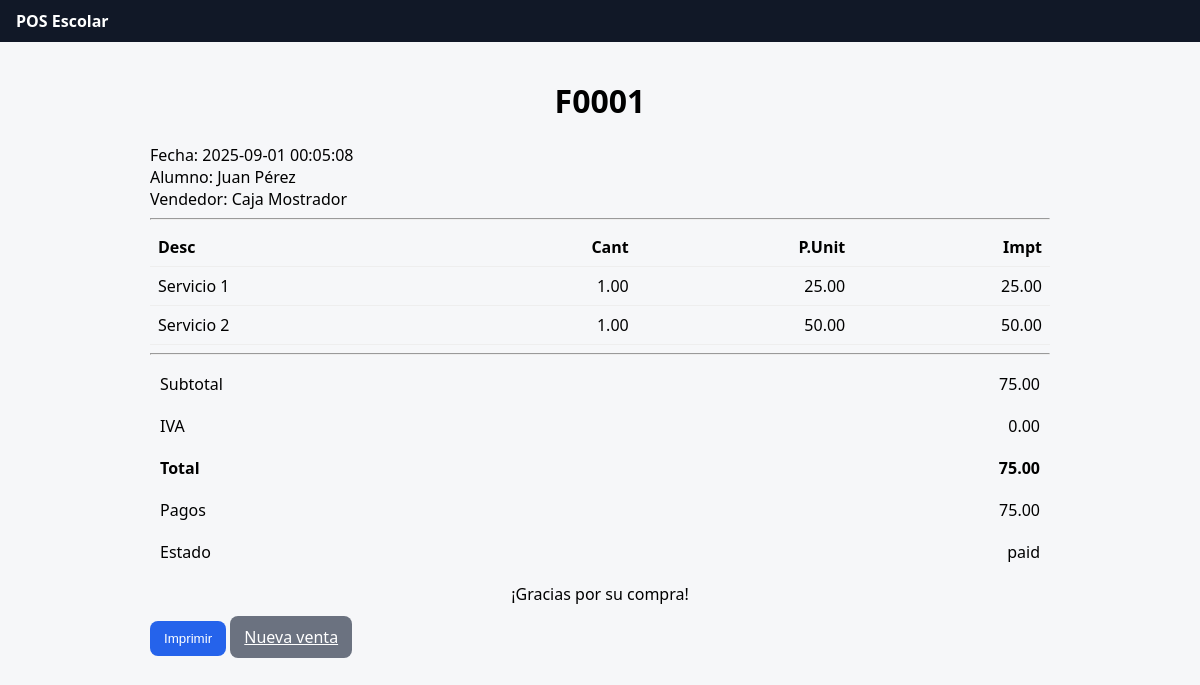
The page /sales/1/ticket on the database its author committed.
### tables this page shows
CREATE TABLE sales (
  id INTEGER PRIMARY KEY AUTOINCREMENT,
  folio TEXT UNIQUE,
  customer_id INTEGER REFERENCES customers(id),
  seller_id   INTEGER REFERENCES sellers(id),
  customer TEXT NOT NULL,
  seller   TEXT NOT NULL,
  subtotal        REAL NOT NULL DEFAULT 0,
  discount_total  REAL NOT NULL DEFAULT 0,
  tax_total       REAL NOT NULL DEFAULT 0,
  total           REAL NOT NULL DEFAULT 0,
  status          TEXT NOT NULL DEFAULT 'paid',
  payment_status  TEXT NOT NULL DEFAULT 'unpaid',
  created_at TEXT NOT NULL DEFAULT (datetime('now','localtime'))
);

CREATE TABLE sale_items (
  id INTEGER PRIMARY KEY AUTOINCREMENT,
  sale_id INTEGER NOT NULL REFERENCES sales(id) ON DELETE CASCADE,
  sku   TEXT REFERENCES products(sku),
  description_snapshot TEXT NOT NULL,
  qty        REAL NOT NULL CHECK (qty > 0),
  unit_price REAL NOT NULL CHECK (unit_price >= 0),
  discount   REAL NOT NULL DEFAULT 0 CHECK (discount >= 0),
  tax_rate   REAL NOT NULL DEFAULT 0.16,
  line_total REAL NOT NULL CHECK (line_total >= 0)
);

### app.py (the view)
    @app.get("/sales/<int:sale_id>/ticket")
    def ticket(sale_id: int):
        sale, items, pays = get_sale(sale_id)
        print(sale)
        if not sale:
            abort(404)
        return render_template("ticket.html", sale=sale, items=items, pays=pays)

### repos/base.py (called while the page is built)
def get_conn() -> sqlite3.Connection:
    conn = sqlite3.connect(DB_PATH)
    conn.row_factory = sqlite3.Row
    for q in PRAGMAS_STARTUP:
        conn.execute(q)
    return conn

def one(cur: sqlite3.Cursor) -> dict | None:
    r = cur.fetchone()
    return dict(r) if r else None

def many(cur: sqlite3.Cursor) -> list[dict]:
    return [dict(r) for r in cur.fetchall()]

### repos/sales.py (called while the page is built)
def get_sale(id_sale: int) -> tuple[dict, list[dict], list[dict]]:
    with get_conn() as conn:
        sale = one(conn.execute("SELECT * FROM sales WHERE id=?", (id_sale,)))
        items = many(conn.execute("SELECT * FROM sale_items WHERE sale_id=? ORDER BY id", (id_sale,)))
        pays  = many(conn.execute("SELECT * FROM payments WHERE sale_id=? ORDER BY id", (id_sale,)))
    return sale, items, pays

### templates/ticket.html (shortened to what this page needs)
{% extends "base.html" %}
{% block content %}
<div class="ticket">
  <h1 style="text-align:center;">{{ sale.folio }}</h1>
  <div>Fecha: {{ sale.created_at }}</div>
  <div>Alumno: {{ sale.customer }}</div>
  <div>Vendedor: {{ sale.seller }}</div>
  <hr/>
  <table>
    <thead><tr><th>Desc</th><th class="right">Cant</th><th class="right">P.Unit</th><th class="right">Impt</th></tr></thead>
    <tbody>
      {% for it in items %}
      <tr>
        <td>{{ it.description_snapshot }}</td>
        <td class="right">{{ '%.2f'|format(it.qty) }}</td>
        <td class="right">{{ '%.2f'|format(it.unit_price) }}</td>
        <td class="right">{{ '%.2f'|format(it.line_total) }}</td>
      </tr>
      {% endfor %}
    </tbody>
  </table>
  <hr/>
  <div class="row"><div>Subtotal</div><div class="right">{{ '%.2f'|format(sale.subtotal) }}</div></div>
  <div class="row"><div>IVA</div><div class="right">{{ '%.2f'|format(sale.tax_total) }}</div></div>
  <div class="row"><div><strong>Total</strong></div><div class="right"><strong>{{ '%.2f'|format(sale.total) }}</strong></div></div>
  <div class="row"><div>Pagos</div><div class="right">{{ '%.2f'|format(pays|sum(attribute='amount')) }}</div></div>
  <div class="row"><div>Estado</div><div class="right">{{ sale.payment_status }}</div></div>
  <p style="text-align:center; margin-top:10px;">¡Gracias por su compra!</p>
</div>
<div class="no-print" style="margin-top:12px;">
  <button class="btn" onclick="window.print()">Imprimir</button>
  <a class="btn secondary" href="{{ url_for('new_sale') }}">Nueva venta</a>
</div>
{% endblock %}

### templates/base.html (shortened to what this page needs)
<!doctype html>
<html lang="es">
<head>
  <link href="{{ url_for('static', filename='css/base.css') }}" rel="stylesheet">
  <link href="{{ url_for('static', filename='css/sales.css') }}" rel="stylesheet">
  <link href="https://cdnjs.cloudflare.com/ajax/libs/select2/4.0.13/css/select2.min.css" rel="stylesheet" />
</head>
<body>
  <header class="no-print">
    <strong>POS Escolar</strong>
  </header>
  <main>
    {% block content %}{% endblock %}
  </main>
</body>
</html>

### static/css/base.css (style rules this page uses)
body { font-family: system-ui, -apple-system, Segoe UI, Roboto, Arial; margin: 0; background: #f6f7f9; }
header { background: #111827; color: #fff; padding: 10px 16px; }
main { padding: 16px; max-width: 900px; margin: auto; }
.row { padding: 10px; display: flex; gap: 8px; align-items: center; flex-wrap: wrap; }
.row > * { flex: 1; }
.btn { background: #2563eb; color: #fff; border: none; border-radius: 8px; padding: 10px 14px; cursor: pointer; }
.btn.secondary { background: #6b7280; }

### static/css/sales.css (style rules this page uses)
table { width: 100%; border-collapse: collapse; }
th, td { padding: 8px; border-bottom: 1px solid #eee; text-align: left; }
.right { text-align: right; }

### rows shown on the page
sales: folio "F0001", created_at "2025-09-01 00:05:08", customer "Juan Pérez", seller "Caja Mostrador", subtotal "75.00", tax_total "0.00", total "75.00", payment_status "paid"
sale_items: description_snapshot "Servicio 1", qty "1.00", unit_price "25.00", line_total "25.00"
sale_items: description_snapshot "Servicio 2", qty "1.00", unit_price "50.00", line_total "50.00"

### other values the page prints
{{ '%.2f'|format(pays|sum(attribute='amount')) }} "75.00"
